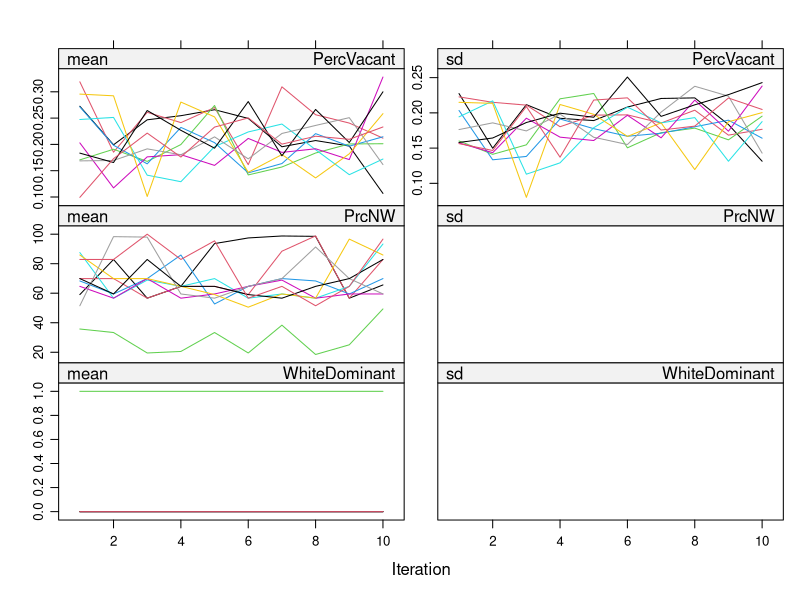
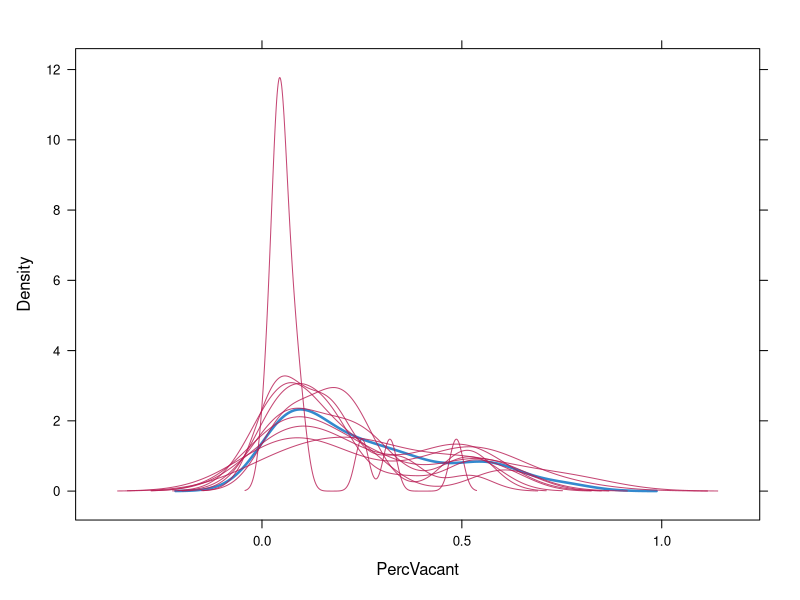
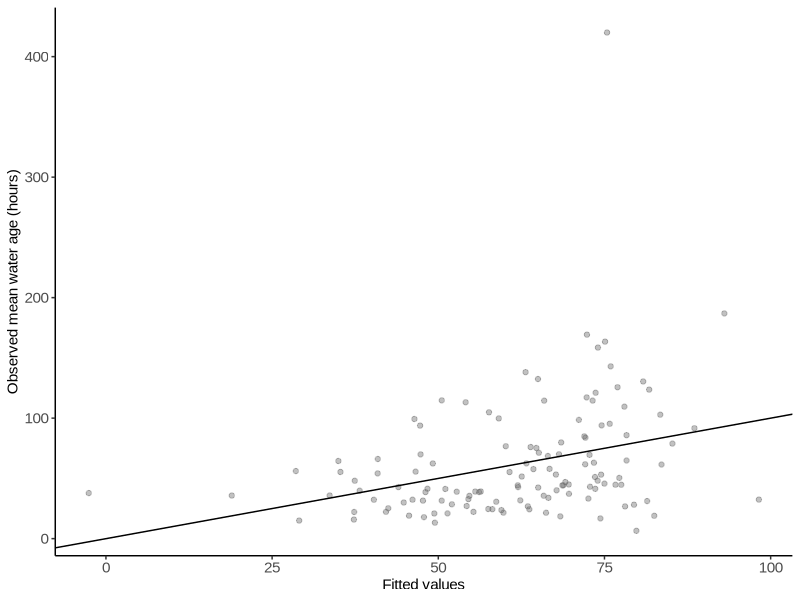
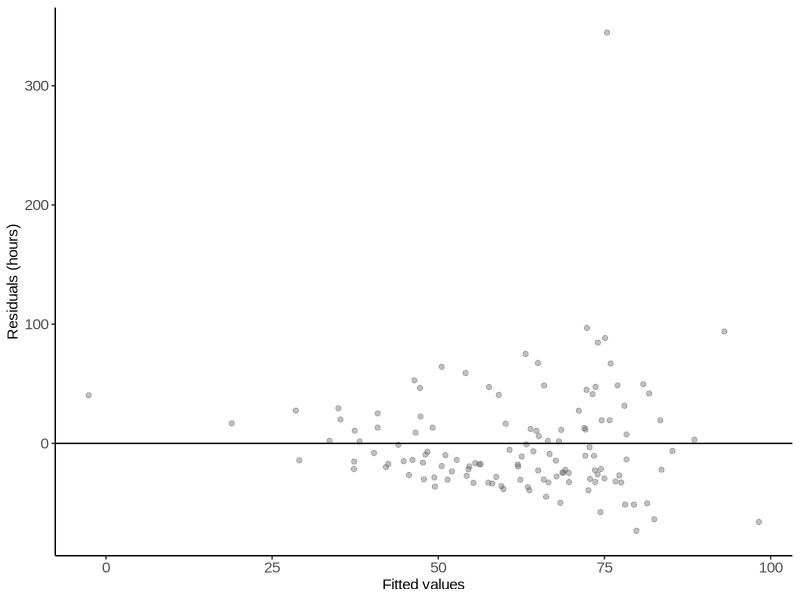
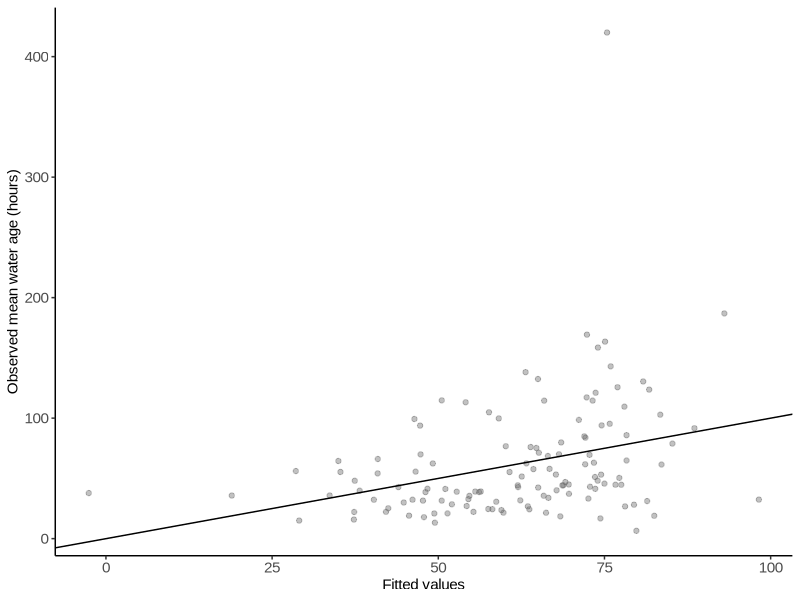
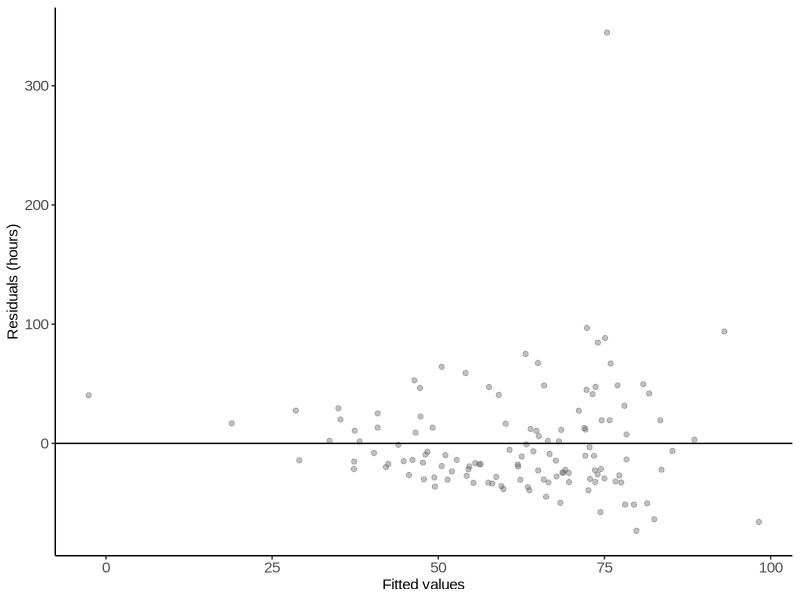

The R source for these figures, in order:
# ======================================================
# Flint Water Crisis: Water Age Analysis
# ======================================================



# ======================================================
# 1. Libraries
# ======================================================

library(tidyverse)
library(psych)
library(mice)
library(car)
library(ggplot2)


# ======================================================
# 2. Data Loading
# ======================================================

# NOTE: replace with local relative path if needed
data <- read.csv("data/MODEL_CT_RESULTS.csv")


# ======================================================
# 3. Baseline Filtering
# ======================================================

baseline_data <- data %>%
  filter(Scenario == 0)


# ======================================================
# 4. Variable Construction
# ======================================================

baseline_data$WhiteDominant <- ifelse(
  baseline_data$PrcNW < 50, 1, 0
)


# ======================================================
# 5. Descriptive Statistics
# ======================================================

analysis_vars <- baseline_data %>%
  select(
    AvgP,
    Ag50,
    Distress,
    PercVacant,
    PrcNW,
    WhiteDominant
  )

desc_stats <- describe(analysis_vars) %>%
  select(n, mean, sd, min, max)

desc_stats

# Distribution of WhiteDominant
freq_WhiteDominant <- table(baseline_data$WhiteDominant)
prop_WhiteDominant <- prop.table(freq_WhiteDominant)

freq_WhiteDominant
prop_WhiteDominant


# ======================================================
# 6. Multiple Imputation (PMM)
# ======================================================

impute_data <- baseline_data[, c(
  "Ag50",
  "Distress",
  "PercVacant",
  "PrcNW",
  "AvgP",
  "WhiteDominant"
)]

# Define imputation methods and predictors
meth <- make.method(impute_data)
meth["WhiteDominant"] <- "~I(PrcNW < 50)"

pred <- make.predictorMatrix(impute_data)

imp <- mice(
  impute_data,
  m = 10,
  method = meth,
  predictorMatrix = pred,
  maxit = 10,
  seed = 123,
  print = FALSE
)


# ======================================================
# 7. Imputation Diagnostics
# ======================================================

plot(imp)
densityplot(imp)

imp_list <- complete(imp, action = "all")

means_PercVacant <- sapply(imp_list, function(x) mean(x$PercVacant, na.rm = TRUE))
means_PrcNW      <- sapply(imp_list, function(x) mean(x$PrcNW, na.rm = TRUE))

means_PercVacant
means_PrcNW

diff(range(means_PercVacant))
diff(range(means_PrcNW))


# ======================================================
# 8. Model Estimation (Pooled)
# ======================================================

# Full model with interaction
fit <- with(
  imp,
  {
    WhiteDominant <- ifelse(PrcNW < 50, 1, 0)
    lm(Ag50 ~ AvgP + Distress + AvgP:Distress + PercVacant + WhiteDominant)
  }
)

# Reduced model
fit_reduced <- with(
  imp,
  {
    WhiteDominant <- ifelse(PrcNW < 50, 1, 0)
    lm(Ag50 ~ AvgP + Distress + PercVacant + WhiteDominant)
  }
)


# ======================================================
# 9. Pooled Results
# ======================================================

summary(pool(fit))
summary(pool(fit_reduced))

pool.r.squared(fit)
pool.r.squared(fit, adjusted = TRUE)

pool.r.squared(fit_reduced)
pool.r.squared(fit_reduced, adjusted = TRUE)


# ======================================================
# 10. Model Comparison
# ======================================================

D1(fit, fit_reduced)


# ======================================================
# 11. Collinearity Check
# ======================================================

data_complete <- complete(imp, 1)

vif(
  lm(
    Ag50 ~ AvgP + Distress + PercVacant + PrcNW,
    data = data_complete
  )
)


# ======================================================
# 12. Visualization Settings (APA)
# ======================================================

theme_set(
  theme_classic(base_family = "Arial") +
    theme(
      axis.title = element_text(size = 11),
      axis.text  = element_text(size = 11)
    )
)


# ======================================================
# 13. Diagnostics Plots
# ======================================================

model_vis <- lm(
  Ag50 ~ AvgP + Distress + PercVacant + WhiteDominant,
  data = data_complete
)

data_complete$fitted    <- fitted(model_vis)
data_complete$residuals <- resid(model_vis)

# Observed vs Fitted
obs_fit <- ggplot(data_complete, aes(x = fitted, y = Ag50)) +
  geom_point(alpha = 0.4, color = "gray40") +
  geom_abline(intercept = 0, slope = 1) +
  labs(
    x = "Fitted values",
    y = "Observed mean water age (hours)"
  )

obs_fit

ggsave(
  "figures/figure1_observed_vs_fitted.png",
  obs_fit,
  width = 7,
  height = 5,
  dpi = 300
)

# Residuals vs Fitted
res_fit <- ggplot(data_complete, aes(x = fitted, y = residuals)) +
  geom_point(alpha = 0.4, color = "gray40") +
  geom_hline(yintercept = 0) +
  labs(
    x = "Fitted values",
    y = "Residuals (hours)"
  )

res_fit

ggsave(
  "figures/figure2_residuals.png",
  res_fit,
  width = 7,
  height = 5,
  dpi = 300
)
